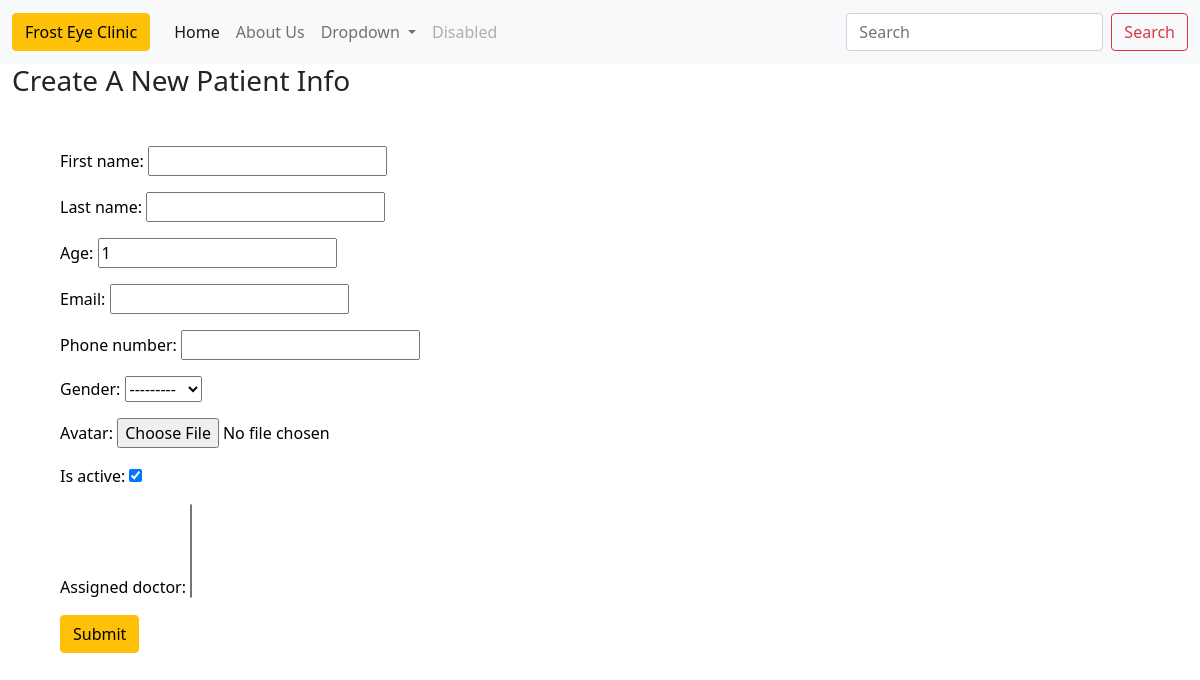
Page /office_app/add_patient/ on the earlier database version.
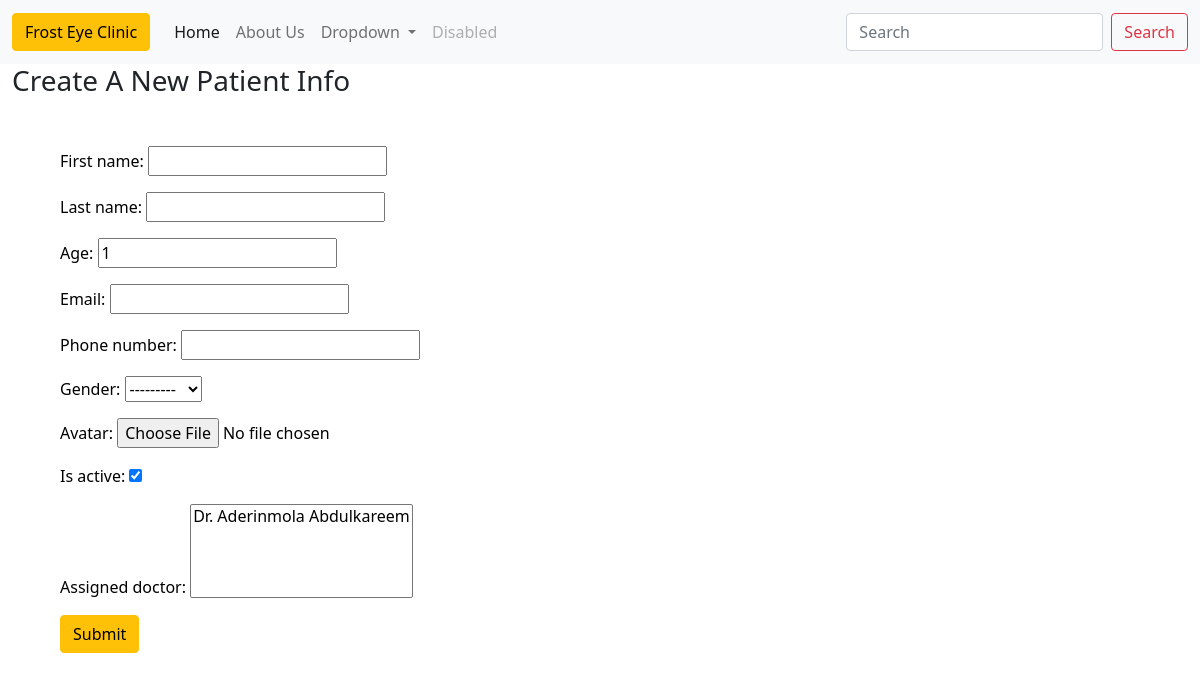
Same page on the later database version.
### office_app/models.py (models this page shows, shortened)
class Doctors(models.Model):
    AVAILABILITY_CHOICES = (
        ('Available', 'Available'),
        ('Break', 'Break'),
        ('On Leave', 'On Leave'),
        ('Closed', 'Closed'),
    )
    SHIFT_CHOICES = (
        ('On Shift', 'On Shift'),
        ('Off Shift', 'Off Shift'),
    )
    RANK = (
        ('Department Head', 'Department Head'),
        ('Team Lead', 'Team Lead'),
        ('Supervisor', 'Supervisor'),
        ('Director', 'Director'),
        ('Chief Medical Director', 'Chief Medical Director'),
    )
    DEPARTMENT_CHOICES = (
        ('Consultant', 'Consultant'),
        ('Intern', 'Intern'),
        ('Resident Doctor', 'Resident Doctor')
    )
    SPECIALIZATION_CHOICES = (
        ('Paediatrics', 'Paediatrics'),
        ('Ophthalmology', 'Ophthalmology'),
        ('Oncology','Oncology'),
        ('Podiatry', 'Podiatry'),
        ('Surgery', 'Surgery'),
        ('Psychiatry', 'Psychiatry'),
        ('Neurology', 'Neurology'),
        ('OB/Gyn', 'OB/Gyn'),
        ('Orthopaedic', 'Orthopaedic'),
        ('Radiology', 'Radiology'),
        ('Pathology', 'Pathology'),
        ('Urology', 'Urology'),
    )
    first_name = models.CharField(max_length=25)
    last_name = models.CharField(max_length=25)
    gender = models.CharField(max_length=10, choices=GENDER_CHOICES, null=True)
    years_of_experience = models.IntegerField(default=1)
    rank = models.CharField(max_length=30, null=True, choices=RANK)
    avatar = models.ImageField(upload_to ='static/images/models', null=True, blank=True)
    shift = models.CharField(max_length=25, choices=SHIFT_CHOICES, null=True)
    availability = models.CharField(max_length=30, choices=AVAILABILITY_CHOICES, null=True)
    department = models.CharField(max_length=30, choices=DEPARTMENT_CHOICES, null=True)
    specialization = models.CharField(max_length=30, choices=SPECIALIZATION_CHOICES, null=True)
    class Meta:
        verbose_name_plural = "Doctors"
    def __str__(self):
        return f'Dr. {self.first_name} {self.last_name}'

### office_app/views.py (the view, shortened to what this page needs)
# urls.py: path('add_patient/', AddPatientFormView.as_view(), name='add_patient'),
class AddPatientFormView(FormView):
    template_name = 'office_app/patient_form.html'
    form_class = AddPatient
    success_url = '/office_app/'

### office_app/forms.py
class AddPatient(ModelForm):
    class Meta:
        model = Patient
        fields = '__all__'
    error_messages = {
        'age': {
            'min_value': 'Minimum value is 1'
        }
    }

### office_app/templates/office_app/patient_form.html (shortened to what this page needs)
{% extends 'base.html' %}
{% block content %}
    <h3>Create A New Patient Info</h3>
    <div class="m-5">
        <form action="" method="POST">
                {{form.as_p}}
            <div class="col-1">
                <button type="submit" class="btn btn-warning">Submit</button>
            </div>
        </form>
    </div>
{% endblock %}

Differences in the rows shown:
added Doctors: gender "---------"
Other differences:
form field assigned_doctor: (not shown) → "Dr. Aderinmola Abdulkareem"
form field gender: "---------" → (not shown)
